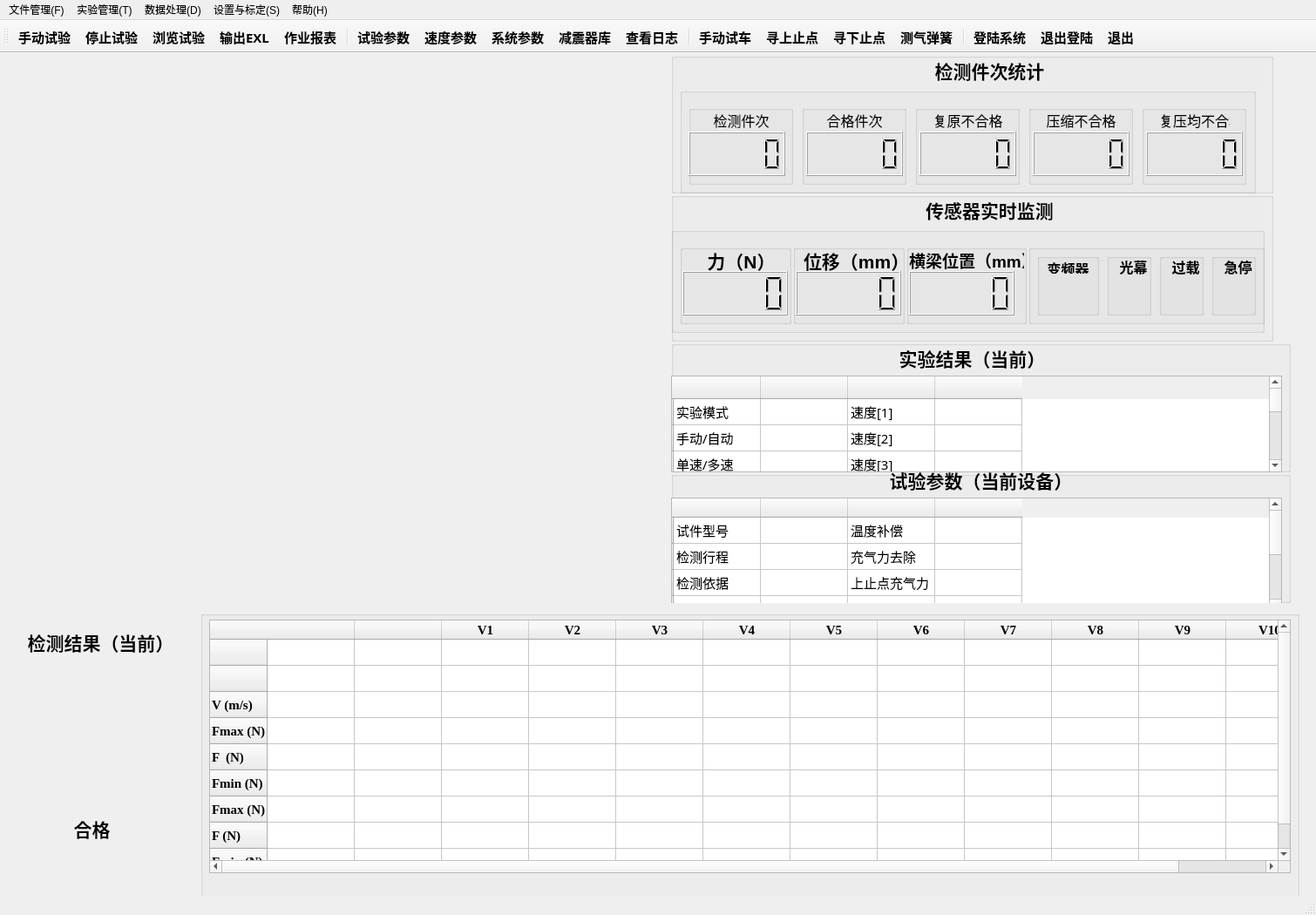
<?xml version="1.0" encoding="UTF-8"?>
<ui version="4.0">
 <class>userinterface</class>
 <widget class="QMainWindow" name="userinterface">
  <property name="geometry">
   <rect>
    <x>0</x>
    <y>0</y>
    <width>1510</width>
    <height>1050</height>
   </rect>
  </property>
  <property name="windowTitle">
   <string>MainWindow</string>
  </property>
  <widget class="QWidget" name="centralwidget">
   <widget class="QCustomPlot" name="customPlot_figure" native="true">
    <property name="geometry">
     <rect>
      <x>10</x>
      <y>10</y>
      <width>751</width>
      <height>631</height>
     </rect>
    </property>
   </widget>
   <widget class="QLabel" name="label_30">
    <property name="geometry">
     <rect>
      <x>30</x>
      <y>660</y>
      <width>171</width>
      <height>31</height>
     </rect>
    </property>
    <property name="text">
     <string>&lt;html&gt;&lt;head/&gt;&lt;body&gt;&lt;p align=&quot;center&quot;&gt;&lt;span style=&quot; font-size:16pt; font-weight:600;&quot;&gt;检测结果（当前）&lt;/span&gt;&lt;/p&gt;&lt;/body&gt;&lt;/html&gt;</string>
    </property>
   </widget>
   <widget class="QLabel" name="label_31">
    <property name="geometry">
     <rect>
      <x>20</x>
      <y>870</y>
      <width>171</width>
      <height>41</height>
     </rect>
    </property>
    <property name="text">
     <string>&lt;html&gt;&lt;head/&gt;&lt;body&gt;&lt;p align=&quot;center&quot;&gt;&lt;span style=&quot; font-size:16pt; font-weight:600;&quot;&gt;合格&lt;/span&gt;&lt;/p&gt;&lt;/body&gt;&lt;/html&gt;</string>
    </property>
   </widget>
   <widget class="QGroupBox" name="groupBox_31">
    <property name="geometry">
     <rect>
      <x>230</x>
      <y>640</y>
      <width>1261</width>
      <height>341</height>
     </rect>
    </property>
    <property name="font">
     <font>
      <family>Times New Roman</family>
      <pointsize>11</pointsize>
      <weight>75</weight>
      <bold>true</bold>
     </font>
    </property>
    <property name="title">
     <string/>
    </property>
    <widget class="QTableWidget" name="tableWidget">
     <property name="geometry">
      <rect>
       <x>10</x>
       <y>10</y>
       <width>1241</width>
       <height>291</height>
      </rect>
     </property>
     <property name="font">
      <font>
       <family>Times New Roman</family>
       <pointsize>11</pointsize>
      </font>
     </property>
     <row>
      <property name="text">
       <string/>
      </property>
     </row>
     <row>
      <property name="text">
       <string/>
      </property>
     </row>
     <row>
      <property name="text">
       <string>V (m/s)</string>
      </property>
     </row>
     <row>
      <property name="text">
       <string>Fmax (N)</string>
      </property>
     </row>
     <row>
      <property name="text">
       <string>F  (N)</string>
      </property>
     </row>
     <row>
      <property name="text">
       <string>Fmin (N)</string>
      </property>
     </row>
     <row>
      <property name="text">
       <string>Fmax (N)</string>
      </property>
     </row>
     <row>
      <property name="text">
       <string>F (N)</string>
      </property>
     </row>
     <row>
      <property name="text">
       <string>Fmin (N)</string>
      </property>
     </row>
     <column>
      <property name="text">
       <string/>
      </property>
     </column>
     <column>
      <property name="text">
       <string/>
      </property>
     </column>
     <column>
      <property name="text">
       <string>V1</string>
      </property>
     </column>
     <column>
      <property name="text">
       <string>V2</string>
      </property>
     </column>
     <column>
      <property name="text">
       <string>V3</string>
      </property>
     </column>
     <column>
      <property name="text">
       <string>V4</string>
      </property>
     </column>
     <column>
      <property name="text">
       <string>V5</string>
      </property>
     </column>
     <column>
      <property name="text">
       <string>V6</string>
      </property>
     </column>
     <column>
      <property name="text">
       <string>V7</string>
      </property>
     </column>
     <column>
      <property name="text">
       <string>V8</string>
      </property>
     </column>
     <column>
      <property name="text">
       <string>V9</string>
      </property>
     </column>
     <column>
      <property name="text">
       <string>V10</string>
      </property>
     </column>
     <item row="2" column="0">
      <property name="text">
       <string/>
      </property>
     </item>
     <item row="3" column="0">
      <property name="text">
       <string/>
      </property>
     </item>
     <item row="4" column="0">
      <property name="text">
       <string/>
      </property>
     </item>
     <item row="5" column="0">
      <property name="text">
       <string/>
      </property>
     </item>
     <item row="6" column="0">
      <property name="text">
       <string/>
      </property>
     </item>
     <item row="7" column="0">
      <property name="text">
       <string/>
      </property>
     </item>
     <item row="8" column="0">
      <property name="text">
       <string/>
      </property>
     </item>
    </widget>
   </widget>
   <widget class="QLabel" name="label_LED_test_5">
    <property name="geometry">
     <rect>
      <x>30</x>
      <y>710</y>
      <width>151</width>
      <height>151</height>
     </rect>
    </property>
    <property name="minimumSize">
     <size>
      <width>100</width>
      <height>100</height>
     </size>
    </property>
    <property name="maximumSize">
     <size>
      <width>200</width>
      <height>200</height>
     </size>
    </property>
    <property name="styleSheet">
     <string notr="true">border-radius: 10;
image: url(:/images/ledGray.png);

</string>
    </property>
    <property name="text">
     <string/>
    </property>
   </widget>
   <widget class="QGroupBox" name="groupBox_32">
    <property name="geometry">
     <rect>
      <x>770</x>
      <y>0</y>
      <width>691</width>
      <height>161</height>
     </rect>
    </property>
    <property name="title">
     <string/>
    </property>
    <widget class="QLabel" name="label">
     <property name="geometry">
      <rect>
       <x>210</x>
       <y>0</y>
       <width>311</width>
       <height>41</height>
      </rect>
     </property>
     <property name="text">
      <string>&lt;html&gt;&lt;head/&gt;&lt;body&gt;&lt;p align=&quot;center&quot;&gt;&lt;span style=&quot; font-size:16pt; font-weight:600;&quot;&gt;检测件次统计&lt;/span&gt;&lt;/p&gt;&lt;/body&gt;&lt;/html&gt;</string>
     </property>
    </widget>
    <widget class="QGroupBox" name="groupBox">
     <property name="geometry">
      <rect>
       <x>10</x>
       <y>40</y>
       <width>661</width>
       <height>121</height>
      </rect>
     </property>
     <property name="title">
      <string/>
     </property>
     <widget class="QGroupBox" name="groupBox_2">
      <property name="geometry">
       <rect>
        <x>10</x>
        <y>20</y>
        <width>120</width>
        <height>91</height>
       </rect>
      </property>
      <property name="title">
       <string/>
      </property>
      <widget class="QLabel" name="label_2">
       <property name="geometry">
        <rect>
         <x>20</x>
         <y>2</y>
         <width>81</width>
         <height>31</height>
        </rect>
       </property>
       <property name="text">
        <string>&lt;html&gt;&lt;head/&gt;&lt;body&gt;&lt;p align=&quot;center&quot;&gt;&lt;span style=&quot; font-size:12pt;&quot;&gt;检测件次&lt;/span&gt;&lt;/p&gt;&lt;/body&gt;&lt;/html&gt;</string>
       </property>
      </widget>
      <widget class="QLCDNumber" name="lcdNumber">
       <property name="geometry">
        <rect>
         <x>0</x>
         <y>30</y>
         <width>111</width>
         <height>51</height>
        </rect>
       </property>
      </widget>
     </widget>
     <widget class="QGroupBox" name="groupBox_3">
      <property name="geometry">
       <rect>
        <x>140</x>
        <y>20</y>
        <width>120</width>
        <height>91</height>
       </rect>
      </property>
      <property name="title">
       <string/>
      </property>
      <widget class="QLabel" name="label_3">
       <property name="geometry">
        <rect>
         <x>20</x>
         <y>2</y>
         <width>81</width>
         <height>31</height>
        </rect>
       </property>
       <property name="text">
        <string>&lt;html&gt;&lt;head/&gt;&lt;body&gt;&lt;p align=&quot;center&quot;&gt;&lt;span style=&quot; font-size:12pt;&quot;&gt;合格件次&lt;/span&gt;&lt;/p&gt;&lt;/body&gt;&lt;/html&gt;</string>
       </property>
      </widget>
      <widget class="QLCDNumber" name="lcdNumber_2">
       <property name="geometry">
        <rect>
         <x>5</x>
         <y>30</y>
         <width>111</width>
         <height>51</height>
        </rect>
       </property>
      </widget>
     </widget>
     <widget class="QGroupBox" name="groupBox_4">
      <property name="geometry">
       <rect>
        <x>270</x>
        <y>20</y>
        <width>120</width>
        <height>91</height>
       </rect>
      </property>
      <property name="title">
       <string/>
      </property>
      <widget class="QLabel" name="label_4">
       <property name="geometry">
        <rect>
         <x>20</x>
         <y>2</y>
         <width>81</width>
         <height>31</height>
        </rect>
       </property>
       <property name="text">
        <string>&lt;html&gt;&lt;head/&gt;&lt;body&gt;&lt;p align=&quot;center&quot;&gt;&lt;span style=&quot; font-size:12pt;&quot;&gt;复原不合格&lt;/span&gt;&lt;/p&gt;&lt;/body&gt;&lt;/html&gt;</string>
       </property>
      </widget>
      <widget class="QLCDNumber" name="lcdNumber_3">
       <property name="geometry">
        <rect>
         <x>5</x>
         <y>30</y>
         <width>111</width>
         <height>51</height>
        </rect>
       </property>
      </widget>
     </widget>
     <widget class="QGroupBox" name="groupBox_5">
      <property name="geometry">
       <rect>
        <x>400</x>
        <y>20</y>
        <width>120</width>
        <height>91</height>
       </rect>
      </property>
      <property name="title">
       <string/>
      </property>
      <widget class="QLabel" name="label_6">
       <property name="geometry">
        <rect>
         <x>20</x>
         <y>2</y>
         <width>81</width>
         <height>31</height>
        </rect>
       </property>
       <property name="text">
        <string>&lt;html&gt;&lt;head/&gt;&lt;body&gt;&lt;p align=&quot;center&quot;&gt;&lt;span style=&quot; font-size:12pt;&quot;&gt;压缩不合格&lt;/span&gt;&lt;/p&gt;&lt;/body&gt;&lt;/html&gt;</string>
       </property>
      </widget>
      <widget class="QLCDNumber" name="lcdNumber_5">
       <property name="geometry">
        <rect>
         <x>5</x>
         <y>30</y>
         <width>111</width>
         <height>51</height>
        </rect>
       </property>
      </widget>
     </widget>
     <widget class="QGroupBox" name="groupBox_6">
      <property name="geometry">
       <rect>
        <x>530</x>
        <y>20</y>
        <width>120</width>
        <height>91</height>
       </rect>
      </property>
      <property name="title">
       <string/>
      </property>
      <widget class="QLabel" name="label_7">
       <property name="geometry">
        <rect>
         <x>20</x>
         <y>2</y>
         <width>81</width>
         <height>31</height>
        </rect>
       </property>
       <property name="text">
        <string>&lt;html&gt;&lt;head/&gt;&lt;body&gt;&lt;p align=&quot;center&quot;&gt;&lt;span style=&quot; font-size:12pt;&quot;&gt;复压均不合格&lt;/span&gt;&lt;/p&gt;&lt;/body&gt;&lt;/html&gt;</string>
       </property>
      </widget>
      <widget class="QLCDNumber" name="lcdNumber_6">
       <property name="geometry">
        <rect>
         <x>5</x>
         <y>30</y>
         <width>111</width>
         <height>51</height>
        </rect>
       </property>
      </widget>
     </widget>
    </widget>
   </widget>
   <widget class="QGroupBox" name="groupBox_33">
    <property name="geometry">
     <rect>
      <x>770</x>
      <y>160</y>
      <width>691</width>
      <height>171</height>
     </rect>
    </property>
    <property name="title">
     <string/>
    </property>
    <widget class="QLabel" name="label_8">
     <property name="geometry">
      <rect>
       <x>210</x>
       <y>0</y>
       <width>311</width>
       <height>41</height>
      </rect>
     </property>
     <property name="text">
      <string>&lt;html&gt;&lt;head/&gt;&lt;body&gt;&lt;p align=&quot;center&quot;&gt;&lt;span style=&quot; font-size:16pt; font-weight:600;&quot;&gt;传感器实时监测&lt;/span&gt;&lt;/p&gt;&lt;/body&gt;&lt;/html&gt;</string>
     </property>
    </widget>
    <widget class="QGroupBox" name="groupBox_7">
     <property name="geometry">
      <rect>
       <x>0</x>
       <y>40</y>
       <width>681</width>
       <height>121</height>
      </rect>
     </property>
     <property name="title">
      <string/>
     </property>
     <widget class="QGroupBox" name="groupBox_8">
      <property name="geometry">
       <rect>
        <x>10</x>
        <y>20</y>
        <width>128</width>
        <height>91</height>
       </rect>
      </property>
      <property name="title">
       <string/>
      </property>
      <widget class="QLabel" name="label_9">
       <property name="geometry">
        <rect>
         <x>30</x>
         <y>2</y>
         <width>81</width>
         <height>31</height>
        </rect>
       </property>
       <property name="text">
        <string>&lt;html&gt;&lt;head/&gt;&lt;body&gt;&lt;p align=&quot;center&quot;&gt;&lt;span style=&quot; font-size:16pt; font-weight:600;&quot;&gt;力（N）&lt;/span&gt;&lt;/p&gt;&lt;/body&gt;&lt;/html&gt;</string>
       </property>
      </widget>
      <widget class="QLCDNumber" name="lcdNumber_Force">
       <property name="geometry">
        <rect>
         <x>3</x>
         <y>30</y>
         <width>121</width>
         <height>51</height>
        </rect>
       </property>
      </widget>
     </widget>
     <widget class="QGroupBox" name="groupBox_9">
      <property name="geometry">
       <rect>
        <x>140</x>
        <y>20</y>
        <width>128</width>
        <height>91</height>
       </rect>
      </property>
      <property name="title">
       <string/>
      </property>
      <widget class="QLabel" name="label_10">
       <property name="geometry">
        <rect>
         <x>12</x>
         <y>2</y>
         <width>111</width>
         <height>31</height>
        </rect>
       </property>
       <property name="text">
        <string>&lt;html&gt;&lt;head/&gt;&lt;body&gt;&lt;p align=&quot;center&quot;&gt;&lt;span style=&quot; font-size:16pt; font-weight:600;&quot;&gt;位移（mm）&lt;/span&gt;&lt;/p&gt;&lt;/body&gt;&lt;/html&gt;</string>
       </property>
      </widget>
      <widget class="QLCDNumber" name="lcdNumber_Displacement">
       <property name="geometry">
        <rect>
         <x>3</x>
         <y>30</y>
         <width>121</width>
         <height>51</height>
        </rect>
       </property>
      </widget>
     </widget>
     <widget class="QGroupBox" name="groupBox_10">
      <property name="geometry">
       <rect>
        <x>410</x>
        <y>20</y>
        <width>271</width>
        <height>91</height>
       </rect>
      </property>
      <property name="title">
       <string/>
      </property>
      <widget class="QGroupBox" name="groupBox_11">
       <property name="geometry">
        <rect>
         <x>10</x>
         <y>10</y>
         <width>71</width>
         <height>71</height>
        </rect>
       </property>
       <property name="title">
        <string/>
       </property>
       <widget class="QLabel" name="label_12">
        <property name="geometry">
         <rect>
          <x>10</x>
          <y>5</y>
          <width>51</width>
          <height>18</height>
         </rect>
        </property>
        <property name="text">
         <string>&lt;html&gt;&lt;head/&gt;&lt;body&gt;&lt;p align=&quot;center&quot;&gt;&lt;span style=&quot; font-size:12pt; font-weight:600;&quot;&gt;变频器&lt;/span&gt;&lt;/p&gt;&lt;/body&gt;&lt;/html&gt;</string>
        </property>
       </widget>
       <widget class="QLabel" name="label_LED_test">
        <property name="geometry">
         <rect>
          <x>28</x>
          <y>35</y>
          <width>20</width>
          <height>20</height>
         </rect>
        </property>
        <property name="minimumSize">
         <size>
          <width>20</width>
          <height>20</height>
         </size>
        </property>
        <property name="maximumSize">
         <size>
          <width>20</width>
          <height>20</height>
         </size>
        </property>
        <property name="styleSheet">
         <string notr="true">border-radius: 10;
image: url(:/images/ledGray.png);

</string>
        </property>
        <property name="text">
         <string/>
        </property>
       </widget>
      </widget>
      <widget class="QGroupBox" name="groupBox_12">
       <property name="geometry">
        <rect>
         <x>90</x>
         <y>10</y>
         <width>51</width>
         <height>71</height>
        </rect>
       </property>
       <property name="title">
        <string/>
       </property>
       <widget class="QLabel" name="label_13">
        <property name="geometry">
         <rect>
          <x>10</x>
          <y>0</y>
          <width>41</width>
          <height>31</height>
         </rect>
        </property>
        <property name="text">
         <string>&lt;html&gt;&lt;head/&gt;&lt;body&gt;&lt;p align=&quot;center&quot;&gt;&lt;span style=&quot; font-size:12pt; font-weight:600;&quot;&gt;光幕&lt;/span&gt;&lt;/p&gt;&lt;/body&gt;&lt;/html&gt;</string>
        </property>
       </widget>
       <widget class="QLabel" name="label_LED_test_2">
        <property name="geometry">
         <rect>
          <x>20</x>
          <y>35</y>
          <width>20</width>
          <height>20</height>
         </rect>
        </property>
        <property name="minimumSize">
         <size>
          <width>20</width>
          <height>20</height>
         </size>
        </property>
        <property name="maximumSize">
         <size>
          <width>20</width>
          <height>20</height>
         </size>
        </property>
        <property name="styleSheet">
         <string notr="true">border-radius: 10;
image: url(:/images/ledGray.png);

</string>
        </property>
        <property name="text">
         <string/>
        </property>
       </widget>
      </widget>
      <widget class="QGroupBox" name="groupBox_14">
       <property name="geometry">
        <rect>
         <x>150</x>
         <y>10</y>
         <width>51</width>
         <height>71</height>
        </rect>
       </property>
       <property name="title">
        <string/>
       </property>
       <widget class="QLabel" name="label_15">
        <property name="geometry">
         <rect>
          <x>10</x>
          <y>0</y>
          <width>41</width>
          <height>31</height>
         </rect>
        </property>
        <property name="text">
         <string>&lt;html&gt;&lt;head/&gt;&lt;body&gt;&lt;p align=&quot;center&quot;&gt;&lt;span style=&quot; font-size:12pt; font-weight:600;&quot;&gt;过载&lt;/span&gt;&lt;/p&gt;&lt;/body&gt;&lt;/html&gt;</string>
        </property>
       </widget>
       <widget class="QLabel" name="label_LED_test_3">
        <property name="geometry">
         <rect>
          <x>20</x>
          <y>35</y>
          <width>20</width>
          <height>20</height>
         </rect>
        </property>
        <property name="minimumSize">
         <size>
          <width>20</width>
          <height>20</height>
         </size>
        </property>
        <property name="maximumSize">
         <size>
          <width>20</width>
          <height>20</height>
         </size>
        </property>
        <property name="styleSheet">
         <string notr="true">border-radius: 10;
image: url(:/images/ledGray.png);

</string>
        </property>
        <property name="text">
         <string/>
        </property>
       </widget>
      </widget>
      <widget class="QGroupBox" name="groupBox_15">
       <property name="geometry">
        <rect>
         <x>210</x>
         <y>10</y>
         <width>51</width>
         <height>71</height>
        </rect>
       </property>
       <property name="title">
        <string/>
       </property>
       <widget class="QLabel" name="label_16">
        <property name="geometry">
         <rect>
          <x>10</x>
          <y>0</y>
          <width>41</width>
          <height>31</height>
         </rect>
        </property>
        <property name="text">
         <string>&lt;html&gt;&lt;head/&gt;&lt;body&gt;&lt;p align=&quot;center&quot;&gt;&lt;span style=&quot; font-size:12pt; font-weight:600;&quot;&gt;急停&lt;/span&gt;&lt;/p&gt;&lt;/body&gt;&lt;/html&gt;</string>
        </property>
       </widget>
       <widget class="QLabel" name="label_LED_test_4">
        <property name="geometry">
         <rect>
          <x>20</x>
          <y>35</y>
          <width>20</width>
          <height>20</height>
         </rect>
        </property>
        <property name="minimumSize">
         <size>
          <width>20</width>
          <height>20</height>
         </size>
        </property>
        <property name="maximumSize">
         <size>
          <width>20</width>
          <height>20</height>
         </size>
        </property>
        <property name="styleSheet">
         <string notr="true">border-radius: 10;
image: url(:/images/ledGray.png);

</string>
        </property>
        <property name="text">
         <string/>
        </property>
       </widget>
      </widget>
     </widget>
     <widget class="QGroupBox" name="groupBox_17">
      <property name="geometry">
       <rect>
        <x>270</x>
        <y>20</y>
        <width>138</width>
        <height>91</height>
       </rect>
      </property>
      <property name="title">
       <string/>
      </property>
      <widget class="QLabel" name="label_11">
       <property name="geometry">
        <rect>
         <x>3</x>
         <y>2</y>
         <width>132</width>
         <height>31</height>
        </rect>
       </property>
       <property name="text">
        <string>&lt;html&gt;&lt;head/&gt;&lt;body&gt;&lt;p align=&quot;center&quot;&gt;&lt;span style=&quot; font-size:14pt; font-weight:600;&quot;&gt;横梁位置（mm）&lt;/span&gt;&lt;/p&gt;&lt;/body&gt;&lt;/html&gt;</string>
       </property>
      </widget>
      <widget class="QLCDNumber" name="lcdNumber_Displacement_2">
       <property name="geometry">
        <rect>
         <x>3</x>
         <y>30</y>
         <width>121</width>
         <height>51</height>
        </rect>
       </property>
      </widget>
     </widget>
    </widget>
   </widget>
   <widget class="QGroupBox" name="groupBox_13">
    <property name="geometry">
     <rect>
      <x>770</x>
      <y>330</y>
      <width>711</width>
      <height>151</height>
     </rect>
    </property>
    <property name="title">
     <string/>
    </property>
    <widget class="QLabel" name="label_14">
     <property name="geometry">
      <rect>
       <x>190</x>
       <y>0</y>
       <width>311</width>
       <height>41</height>
      </rect>
     </property>
     <property name="text">
      <string>&lt;html&gt;&lt;head/&gt;&lt;body&gt;&lt;p align=&quot;center&quot;&gt;&lt;span style=&quot; font-size:16pt; font-weight:600;&quot;&gt;实验结果（当前）&lt;/span&gt;&lt;/p&gt;&lt;/body&gt;&lt;/html&gt;</string>
     </property>
    </widget>
    <widget class="QTableWidget" name="tableWidget_TestArgs">
     <property name="enabled">
      <bool>true</bool>
     </property>
     <property name="geometry">
      <rect>
       <x>0</x>
       <y>40</y>
       <width>701</width>
       <height>111</height>
      </rect>
     </property>
     <property name="font">
      <font>
       <family>宋体</family>
       <pointsize>11</pointsize>
      </font>
     </property>
     <row>
      <property name="text">
       <string/>
      </property>
     </row>
     <row>
      <property name="text">
       <string/>
      </property>
     </row>
     <row>
      <property name="text">
       <string/>
      </property>
     </row>
     <row>
      <property name="text">
       <string/>
      </property>
     </row>
     <row>
      <property name="text">
       <string/>
      </property>
     </row>
     <row>
      <property name="text">
       <string/>
      </property>
     </row>
     <row>
      <property name="text">
       <string/>
      </property>
     </row>
     <row>
      <property name="text">
       <string/>
      </property>
     </row>
     <row>
      <property name="text">
       <string/>
      </property>
     </row>
     <row>
      <property name="text">
       <string/>
      </property>
     </row>
     <column>
      <property name="text">
       <string/>
      </property>
     </column>
     <column>
      <property name="text">
       <string/>
      </property>
     </column>
     <column>
      <property name="text">
       <string/>
      </property>
     </column>
     <column>
      <property name="text">
       <string/>
      </property>
     </column>
     <item row="0" column="0">
      <property name="text">
       <string>实验模式</string>
      </property>
     </item>
     <item row="0" column="2">
      <property name="text">
       <string>速度[1]</string>
      </property>
     </item>
     <item row="1" column="0">
      <property name="text">
       <string>手动/自动</string>
      </property>
     </item>
     <item row="1" column="2">
      <property name="text">
       <string>速度[2]</string>
      </property>
     </item>
     <item row="2" column="0">
      <property name="text">
       <string>单速/多速</string>
      </property>
     </item>
     <item row="2" column="2">
      <property name="text">
       <string>速度[3]</string>
      </property>
     </item>
     <item row="3" column="0">
      <property name="text">
       <string>光幕保护</string>
      </property>
     </item>
     <item row="3" column="2">
      <property name="text">
       <string>速度[4]</string>
      </property>
     </item>
     <item row="4" column="0">
      <property name="text">
       <string>试件型号</string>
      </property>
     </item>
     <item row="4" column="2">
      <property name="text">
       <string>速度[5]</string>
      </property>
     </item>
     <item row="5" column="0">
      <property name="text">
       <string>试验行程</string>
      </property>
     </item>
     <item row="5" column="2">
      <property name="text">
       <string>速度[6]</string>
      </property>
     </item>
     <item row="6" column="0">
      <property name="text">
       <string>激振行程</string>
      </property>
     </item>
     <item row="6" column="2">
      <property name="text">
       <string>速度[7]</string>
      </property>
     </item>
     <item row="7" column="0">
      <property name="text">
       <string>排气参数</string>
      </property>
     </item>
     <item row="7" column="2">
      <property name="text">
       <string>速度[8]</string>
      </property>
     </item>
     <item row="8" column="0">
      <property name="text">
       <string>温度补偿</string>
      </property>
     </item>
     <item row="8" column="2">
      <property name="text">
       <string>速度[9]</string>
      </property>
     </item>
     <item row="9" column="0">
      <property name="text">
       <string>充气力去除</string>
      </property>
     </item>
     <item row="9" column="2">
      <property name="text">
       <string>速度[10]</string>
      </property>
     </item>
    </widget>
   </widget>
   <widget class="QGroupBox" name="groupBox_16">
    <property name="geometry">
     <rect>
      <x>770</x>
      <y>480</y>
      <width>711</width>
      <height>151</height>
     </rect>
    </property>
    <property name="title">
     <string/>
    </property>
    <widget class="QLabel" name="label_29">
     <property name="geometry">
      <rect>
       <x>200</x>
       <y>-10</y>
       <width>311</width>
       <height>41</height>
      </rect>
     </property>
     <property name="text">
      <string>&lt;html&gt;&lt;head/&gt;&lt;body&gt;&lt;p align=&quot;center&quot;&gt;&lt;span style=&quot; font-size:16pt; font-weight:600;&quot;&gt;试验参数（当前设备）&lt;/span&gt;&lt;/p&gt;&lt;/body&gt;&lt;/html&gt;</string>
     </property>
    </widget>
    <widget class="QTableWidget" name="tableWidget_TestArgs_2">
     <property name="enabled">
      <bool>true</bool>
     </property>
     <property name="geometry">
      <rect>
       <x>0</x>
       <y>30</y>
       <width>701</width>
       <height>131</height>
      </rect>
     </property>
     <property name="font">
      <font>
       <family>Times New Roman</family>
       <pointsize>11</pointsize>
      </font>
     </property>
     <row>
      <property name="text">
       <string/>
      </property>
     </row>
     <row>
      <property name="text">
       <string/>
      </property>
     </row>
     <row>
      <property name="text">
       <string/>
      </property>
     </row>
     <row>
      <property name="text">
       <string/>
      </property>
     </row>
     <row>
      <property name="text">
       <string/>
      </property>
     </row>
     <row>
      <property name="text">
       <string/>
      </property>
     </row>
     <column>
      <property name="text">
       <string/>
      </property>
     </column>
     <column>
      <property name="text">
       <string/>
      </property>
     </column>
     <column>
      <property name="text">
       <string/>
      </property>
     </column>
     <column>
      <property name="text">
       <string/>
      </property>
     </column>
     <item row="0" column="0">
      <property name="text">
       <string>试件型号</string>
      </property>
     </item>
     <item row="0" column="2">
      <property name="text">
       <string>温度补偿</string>
      </property>
     </item>
     <item row="1" column="0">
      <property name="text">
       <string>检测行程</string>
      </property>
     </item>
     <item row="1" column="2">
      <property name="text">
       <string>充气力去除</string>
      </property>
     </item>
     <item row="2" column="0">
      <property name="text">
       <string>检测依据</string>
      </property>
     </item>
     <item row="2" column="2">
      <property name="text">
       <string>上止点充气力</string>
      </property>
     </item>
     <item row="3" column="0">
      <property name="text">
       <string>检测设备</string>
      </property>
     </item>
     <item row="3" column="2">
      <property name="text">
       <string>中位点充气力</string>
      </property>
     </item>
     <item row="4" column="0">
      <property name="text">
       <string>检测日期</string>
      </property>
     </item>
     <item row="4" column="2">
      <property name="text">
       <string>下止点充气力</string>
      </property>
     </item>
     <item row="5" column="0">
      <property name="text">
       <string>存盘文件</string>
      </property>
     </item>
    </widget>
   </widget>
  </widget>
  <widget class="QMenuBar" name="menubar">
   <property name="geometry">
    <rect>
     <x>0</x>
     <y>0</y>
     <width>1510</width>
     <height>23</height>
    </rect>
   </property>
   <widget class="QMenu" name="menu">
    <property name="title">
     <string>文件管理(F)</string>
    </property>
    <addaction name="actionOpen"/>
    <addaction name="actionCopy"/>
    <addaction name="actionCut"/>
    <addaction name="actionPaste"/>
   </widget>
   <widget class="QMenu" name="menu_2">
    <property name="title">
     <string>实验管理(T)</string>
    </property>
    <addaction name="action"/>
    <addaction name="action_2"/>
   </widget>
   <widget class="QMenu" name="menu_D">
    <property name="title">
     <string>数据处理(D)</string>
    </property>
   </widget>
   <widget class="QMenu" name="menu_S">
    <property name="title">
     <string>设置与标定(S)</string>
    </property>
   </widget>
   <widget class="QMenu" name="menu_H">
    <property name="title">
     <string>帮助(H)</string>
    </property>
   </widget>
   <addaction name="menu"/>
   <addaction name="menu_2"/>
   <addaction name="menu_D"/>
   <addaction name="menu_S"/>
   <addaction name="menu_H"/>
  </widget>
  <widget class="QStatusBar" name="statusbar"/>
  <widget class="QToolBar" name="toolBar">
   <property name="sizePolicy">
    <sizepolicy hsizetype="Preferred" vsizetype="Fixed">
     <horstretch>0</horstretch>
     <verstretch>0</verstretch>
    </sizepolicy>
   </property>
   <property name="font">
    <font>
     <family>宋体</family>
     <pointsize>11</pointsize>
     <weight>75</weight>
     <bold>true</bold>
     <kerning>true</kerning>
    </font>
   </property>
   <property name="contextMenuPolicy">
    <enum>Qt::DefaultContextMenu</enum>
   </property>
   <property name="windowTitle">
    <string>toolBar</string>
   </property>
   <property name="layoutDirection">
    <enum>Qt::LeftToRight</enum>
   </property>
   <property name="iconSize">
    <size>
     <width>28</width>
     <height>28</height>
    </size>
   </property>
   <property name="toolButtonStyle">
    <enum>Qt::ToolButtonTextUnderIcon</enum>
   </property>
   <property name="floatable">
    <bool>true</bool>
   </property>
   <attribute name="toolBarArea">
    <enum>TopToolBarArea</enum>
   </attribute>
   <attribute name="toolBarBreak">
    <bool>false</bool>
   </attribute>
   <addaction name="actionManu"/>
   <addaction name="actionStop"/>
   <addaction name="actionSkim"/>
   <addaction name="actionOutputExcel"/>
   <addaction name="actionOperatingStatement"/>
   <addaction name="separator"/>
   <addaction name="actionTestArgs"/>
   <addaction name="actionAccelerateArgs"/>
   <addaction name="actionSystemArgs"/>
   <addaction name="actionShock_AbsorberDepot"/>
   <addaction name="actionLogsView"/>
   <addaction name="separator"/>
   <addaction name="actionTestManual"/>
   <addaction name="actionUpperBound"/>
   <addaction name="actionLowerBound"/>
   <addaction name="actionGasSpring"/>
   <addaction name="separator"/>
   <addaction name="actionLogin"/>
   <addaction name="actionLogout"/>
   <addaction name="actionExit"/>
  </widget>
  <action name="action">
   <property name="text">
    <string>选择产品参数</string>
   </property>
  </action>
  <action name="action_2">
   <property name="text">
    <string>设置产品参数</string>
   </property>
  </action>
  <action name="actionOpen">
   <property name="icon">
    <iconset resource="Resources/software_618_project.qrc">
     <normaloff>:/images/打开文件.png</normaloff>:/images/打开文件.png</iconset>
   </property>
   <property name="text">
    <string>打开</string>
   </property>
   <property name="toolTip">
    <string>打开文件</string>
   </property>
   <property name="shortcut">
    <string>Ctrl+O</string>
   </property>
  </action>
  <action name="actionCopy">
   <property name="icon">
    <iconset resource="Resources/software_618_project.qrc">
     <normaloff>:/images/复制.png</normaloff>:/images/复制.png</iconset>
   </property>
   <property name="text">
    <string>复制</string>
   </property>
   <property name="toolTip">
    <string>复制</string>
   </property>
   <property name="shortcut">
    <string>Ctrl+C</string>
   </property>
  </action>
  <action name="actionCut">
   <property name="icon">
    <iconset resource="Resources/software_618_project.qrc">
     <normaloff>:/images/剪切.png</normaloff>:/images/剪切.png</iconset>
   </property>
   <property name="text">
    <string>剪切</string>
   </property>
   <property name="toolTip">
    <string>剪切</string>
   </property>
   <property name="shortcut">
    <string>Ctrl+X</string>
   </property>
  </action>
  <action name="actionPaste">
   <property name="icon">
    <iconset resource="Resources/software_618_project.qrc">
     <normaloff>:/images/粘贴.png</normaloff>:/images/粘贴.png</iconset>
   </property>
   <property name="text">
    <string>粘贴</string>
   </property>
  </action>
  <action name="actionManu">
   <property name="checkable">
    <bool>true</bool>
   </property>
   <property name="icon">
    <iconset resource="Resources/software_618_project.qrc">
     <normaloff>:/images/手动实验.png</normaloff>:/images/手动实验.png</iconset>
   </property>
   <property name="text">
    <string>手动试验</string>
   </property>
   <property name="toolTip">
    <string>手动试验</string>
   </property>
  </action>
  <action name="actionStop">
   <property name="icon">
    <iconset resource="Resources/software_618_project.qrc">
     <normaloff>:/images/停止实验.png</normaloff>:/images/停止实验.png</iconset>
   </property>
   <property name="text">
    <string>停止试验</string>
   </property>
   <property name="toolTip">
    <string>停止试验</string>
   </property>
   <property name="font">
    <font/>
   </property>
  </action>
  <action name="actionSkim">
   <property name="icon">
    <iconset resource="Resources/software_618_project.qrc">
     <normaloff>:/images/浏览实验.png</normaloff>:/images/浏览实验.png</iconset>
   </property>
   <property name="text">
    <string>浏览试验</string>
   </property>
   <property name="toolTip">
    <string>浏览试验</string>
   </property>
  </action>
  <action name="actionOutputExcel">
   <property name="icon">
    <iconset resource="Resources/software_618_project.qrc">
     <normaloff>:/images/输出EXL.png</normaloff>:/images/输出EXL.png</iconset>
   </property>
   <property name="text">
    <string>输出EXL</string>
   </property>
   <property name="toolTip">
    <string>输出EXL</string>
   </property>
  </action>
  <action name="actionOperatingStatement">
   <property name="icon">
    <iconset resource="Resources/software_618_project.qrc">
     <normaloff>:/images/作业报表.png</normaloff>:/images/作业报表.png</iconset>
   </property>
   <property name="text">
    <string>作业报表</string>
   </property>
   <property name="toolTip">
    <string>作业报表</string>
   </property>
  </action>
  <action name="actionTestArgs">
   <property name="icon">
    <iconset resource="Resources/software_618_project.qrc">
     <normaloff>:/images/实验参数.png</normaloff>:/images/实验参数.png</iconset>
   </property>
   <property name="text">
    <string>试验参数</string>
   </property>
   <property name="toolTip">
    <string>试验参数</string>
   </property>
  </action>
  <action name="actionAccelerateArgs">
   <property name="icon">
    <iconset resource="Resources/software_618_project.qrc">
     <normaloff>:/images/速度参数.png</normaloff>:/images/速度参数.png</iconset>
   </property>
   <property name="text">
    <string>速度参数</string>
   </property>
   <property name="toolTip">
    <string>速度参数</string>
   </property>
  </action>
  <action name="actionSystemArgs">
   <property name="icon">
    <iconset resource="Resources/software_618_project.qrc">
     <normaloff>:/images/系统参数.png</normaloff>:/images/系统参数.png</iconset>
   </property>
   <property name="text">
    <string>系统参数</string>
   </property>
   <property name="toolTip">
    <string>系统参数</string>
   </property>
  </action>
  <action name="actionShock_AbsorberDepot">
   <property name="icon">
    <iconset resource="Resources/software_618_project.qrc">
     <normaloff>:/images/减震器库.png</normaloff>:/images/减震器库.png</iconset>
   </property>
   <property name="text">
    <string>减震器库</string>
   </property>
   <property name="toolTip">
    <string>减震器库</string>
   </property>
  </action>
  <action name="actionLogsView">
   <property name="icon">
    <iconset resource="Resources/software_618_project.qrc">
     <normaloff>:/images/查看日志.png</normaloff>:/images/查看日志.png</iconset>
   </property>
   <property name="text">
    <string>查看日志</string>
   </property>
   <property name="toolTip">
    <string>查看日志</string>
   </property>
  </action>
  <action name="actionTestManual">
   <property name="icon">
    <iconset resource="Resources/software_618_project.qrc">
     <normaloff>:/images/手动试车.png</normaloff>:/images/手动试车.png</iconset>
   </property>
   <property name="text">
    <string>手动试车</string>
   </property>
   <property name="toolTip">
    <string>手动试车</string>
   </property>
  </action>
  <action name="actionUpperBound">
   <property name="icon">
    <iconset resource="Resources/software_618_project.qrc">
     <normaloff>:/images/寻上止点.png</normaloff>:/images/寻上止点.png</iconset>
   </property>
   <property name="text">
    <string>寻上止点</string>
   </property>
   <property name="toolTip">
    <string>寻上止点</string>
   </property>
  </action>
  <action name="actionLowerBound">
   <property name="icon">
    <iconset resource="Resources/software_618_project.qrc">
     <normaloff>:/images/寻下止点.png</normaloff>:/images/寻下止点.png</iconset>
   </property>
   <property name="text">
    <string>寻下止点</string>
   </property>
   <property name="toolTip">
    <string>寻下止点</string>
   </property>
  </action>
  <action name="actionGasSpring">
   <property name="icon">
    <iconset resource="Resources/software_618_project.qrc">
     <normaloff>:/images/测气弹簧.png</normaloff>:/images/测气弹簧.png</iconset>
   </property>
   <property name="text">
    <string>测气弹簧</string>
   </property>
   <property name="toolTip">
    <string>测气弹簧</string>
   </property>
  </action>
  <action name="actionLogin">
   <property name="icon">
    <iconset resource="Resources/software_618_project.qrc">
     <normaloff>:/images/登陆系统</normaloff>:/images/登陆系统</iconset>
   </property>
   <property name="text">
    <string>登陆系统</string>
   </property>
   <property name="toolTip">
    <string>登陆系统</string>
   </property>
  </action>
  <action name="actionLogout">
   <property name="icon">
    <iconset resource="Resources/software_618_project.qrc">
     <normaloff>:/images/退出登陆.png</normaloff>:/images/退出登陆.png</iconset>
   </property>
   <property name="text">
    <string>退出登陆</string>
   </property>
   <property name="toolTip">
    <string>退出登陆</string>
   </property>
  </action>
  <action name="actionExit">
   <property name="icon">
    <iconset resource="Resources/software_618_project.qrc">
     <normaloff>:/images/退出.png</normaloff>:/images/退出.png</iconset>
   </property>
   <property name="text">
    <string>退出</string>
   </property>
   <property name="toolTip">
    <string>退出</string>
   </property>
  </action>
 </widget>
 <customwidgets>
  <customwidget>
   <class>QCustomPlot</class>
   <extends>QWidget</extends>
   <header>qcustomplot.h</header>
   <container>1</container>
  </customwidget>
 </customwidgets>
 <resources>
  <include location="Resources/software_618_project.qrc"/>
 </resources>
 <connections/>
</ui>
